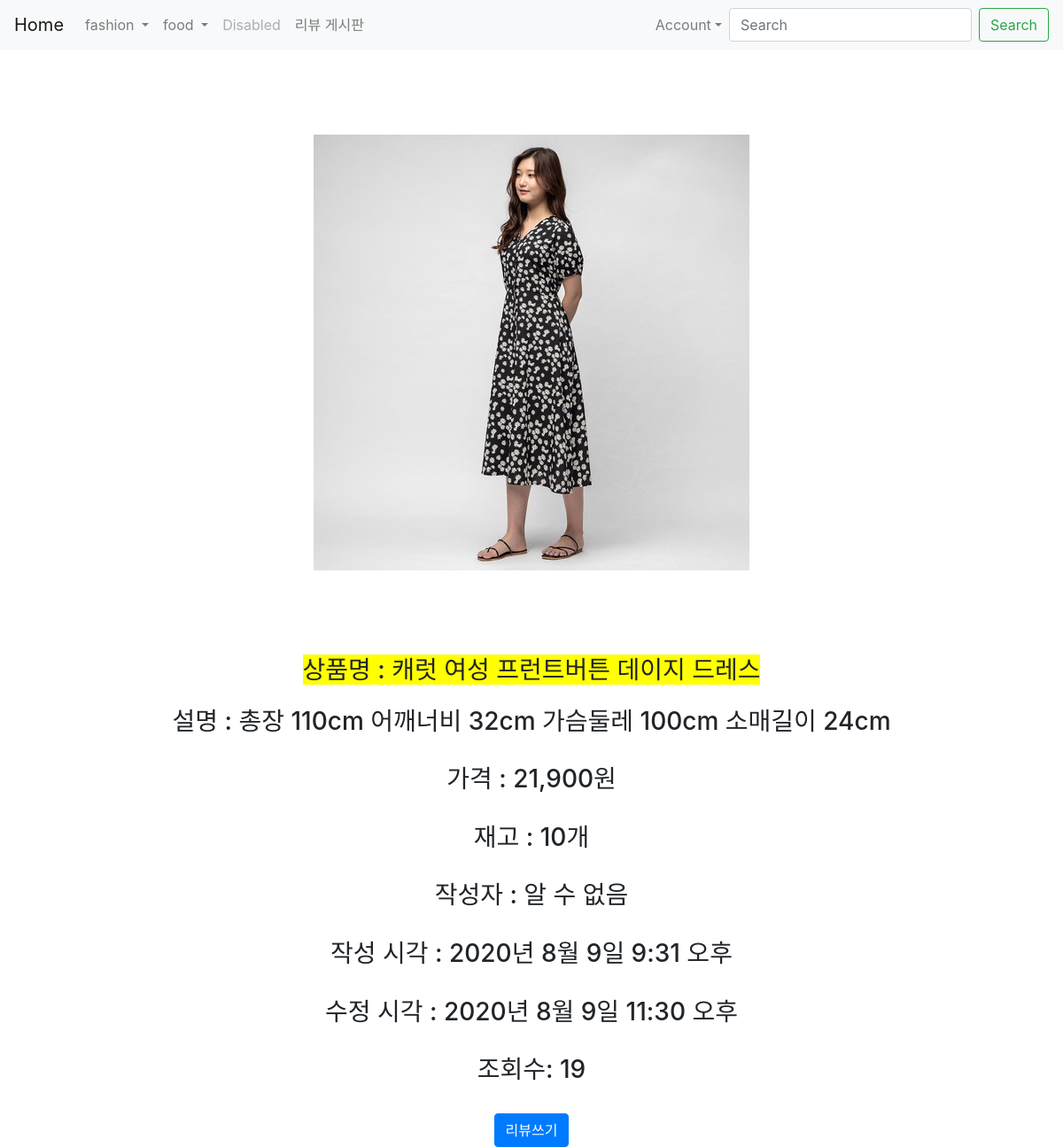
The app's page /posts/show/13 with its own data.
### posts/models.py (models this page shows)
class Post(models.Model):
    title = models.CharField(max_length=50, null=False)
    content = models.TextField()
    content2 = models.TextField(null = True)
    content3 = models.TextField(null = True)
    view_count = models.IntegerField(default = 0)
    created_at = models.DateTimeField(auto_now_add = True)
    updated_at = models.DateTimeField(auto_now = True)
    image = models.ImageField(upload_to = 'images/', null = True)
    user = models.ForeignKey(User, on_delete = models.CASCADE, null=True)

### posts/views.py (the view)
# urls.py: path('show/<int:id>', show, name="show"),
def show(request, id):
    post = Post.objects.get(pk=id)
    post.view_count +=1
    post.save()
    return render(request, 'posts/show.html', {'post': post})

### posts/templates/posts/show.html (shortened to what this page needs)
{% extends 'base.html' %}
{% load static %}
{% block content %}
{% include 'shared/_navbar.html' %}
{% if post.image %}
<center><br><br><br><br><img src="{{post.image.url}}" align=></center>
{% endif %}
<center>
    <br><br><br><br>
    <span class="h3" style="background-color:yellow" >상품명 : {{ post.title }} </span><br><br>
    <h3>설명 : {{ post.content }} </h3><br>
    <h3>가격 : {{ post.content2 }} </h3><br>
    <h3>재고 : {{ post.content3 }} </h3><br>
    {% if post.user %}
    <h3>작성자 : {{ post.user }} </h3><br>
    {% else %}
    <h3>작성자 : 알 수 없음</h3><br>
    {% endif %}
    <h3>작성 시각 : {{ post.created_at }} </h3><br>
    <h3>수정 시각 : {{ post.updated_at }} </h3><br>
    <h3>조회수: {{post.view_count}}</h3><br>
    <a href="{% url 'posts:comment1' %}" class="btn btn-primary">리뷰쓰기</a>
    </center>
{% endblock %}

### records on screen
Post: image (picture), title "캐럿 여성 프런트버튼 데이지 드레스", content "총장 110cm 어깨너비 32cm 가슴둘레 100cm 소매길이 24cm", content2 "21,900원", content3 "10개", created_at "2020년 8월 9일 9:31 오후", updated_at "2020년 8월 9일 11:30 오후", view_count "19"
